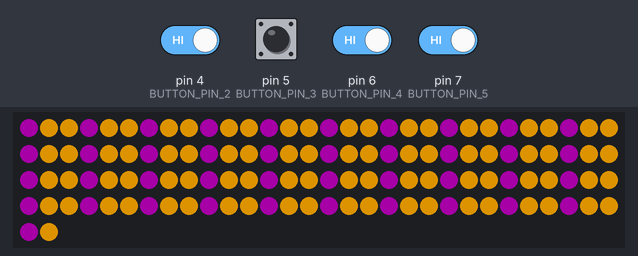
Bench run of a sketch on a simulated Arduino Uno, built with avr-gcc and run on an emulated ATmega328P. Shown: 122 RGB LEDs in strip order, left to right, continuing on the next row. The inputs (shaded band) are chosen by the test bench; at power-on: pin 4 (BUTTON_PIN_2), pin 5 (BUTTON_PIN_3), pin 6 (BUTTON_PIN_4), pin 7 (BUTTON_PIN_5) HIGH. Dim RGB values are drawn brighter than linear.

Above: at 13.1 s.
13.2 s: pin 4 (BUTTON_PIN_2) driven LOW and pin 7 (BUTTON_PIN_5) driven LOW
At 18.68 s:
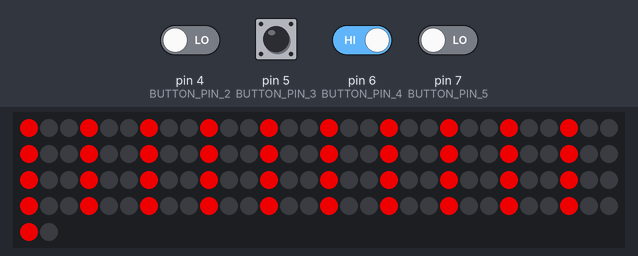
20.7 s: pin 7 (BUTTON_PIN_5) driven HIGH
At 24.88 s:
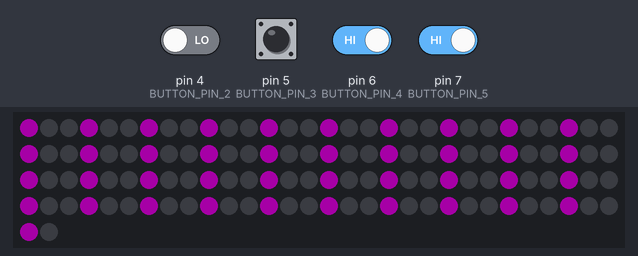
27.6 s: pin 6 (BUTTON_PIN_4) driven LOW and pin 7 (BUTTON_PIN_5) driven LOW
At 31.07 s:
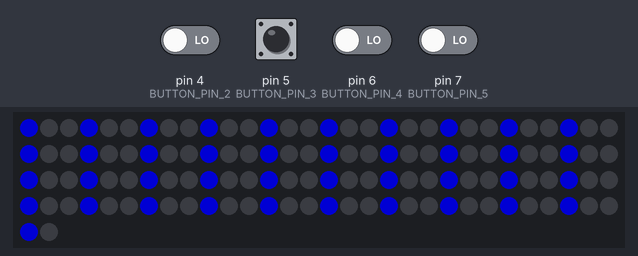
34.5 s: pin 6 (BUTTON_PIN_4) driven HIGH
At 37.47 s:
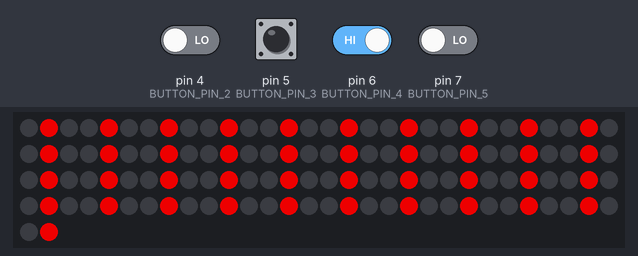
41.4 s: pin 5 (BUTTON_PIN_3) pulled LOW for 3 s
50.2 s: pin 6 (BUTTON_PIN_4) driven LOW
At 67.5 s:
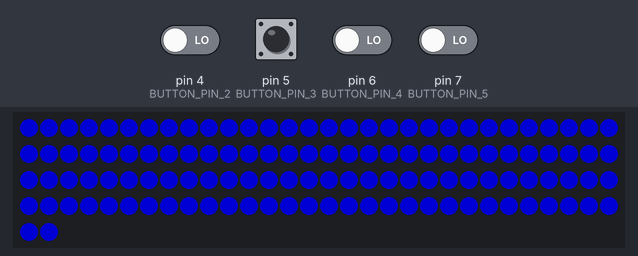

Measured:
- after the input at 13.2 s, the LEDs: first differ from a run without the input after 5.4 s (image 1)
- after the input at 20.7 s, the LEDs: first differ from a run without the input after 4.1 s (image 2)
- after the input at 27.6 s, the LEDs: first differ from a run without the input after 3.4 s (image 3)
- after the input at 34.5 s, the LEDs: first differ from a run without the input after 2.7 s (image 4 shows a later state)
- after the input at 50.2 s, the LEDs: first differ from a run without the input after 4.8 s (image 5 shows a later state)

The sketch:

impact_sketch_jk.ino
```cpp
#include <Adafruit_NeoPixel.h>

// Define the buttons and pin location
#define BUTTON_PIN_2 4
#define BUTTON_PIN_3 5
#define BUTTON_PIN_4 6
#define BUTTON_PIN_5 7

#define PIXEL_PIN 12  // Digital IO pin connected to the NeoPixels.

#define PIXEL_COUNT 122  // Number of LEDs in the Neopixel

// Parameter 1 = number of pixels in strip,  neopixel stick has 8
// Parameter 2 = pin number (most are valid)
// Parameter 3 = pixel type flags, add together as needed:
//   NEO_RGB     Pixels are wired for RGB bitstream
//   NEO_GRB     Pixels are wired for GRB bitstream, correct for neopixel stick
//   NEO_KHZ400  400 KHz bitstream (e.g. FLORA pixels)
//   NEO_KHZ800  800 KHz bitstream (e.g. High Density LED strip), correct for neopixel stick
Adafruit_NeoPixel strip1 = Adafruit_NeoPixel(PIXEL_COUNT, PIXEL_PIN, NEO_GRB + NEO_KHZ800);

// State variables and initial condition
int currentButton = 0;
unsigned long currentTime = 0;


int showType = 0;
int oneColorWipeSpeed = 40;
int twoColorWipeSpeed = 80;   // Delay in pixel color wipe, bigger == slower
int oneColorChaseSpeed = 200;
int twoColorChaseSpeed = 200;  // Delay in theater chase
int flashTime = 2000;     //ms duration for flash animation


void setup() {
  pinMode(BUTTON_PIN_2, INPUT_PULLUP);
  pinMode(BUTTON_PIN_3, INPUT_PULLUP);
  pinMode(BUTTON_PIN_4, INPUT_PULLUP);
  pinMode(BUTTON_PIN_5, INPUT_PULLUP);

  strip1.begin();
  strip1.show();  // Initialize all pixels to 'off'
}
void loop() {
  // Get current button state.
  if (digitalRead(BUTTON_PIN_2) == HIGH && currentButton != 2) {
    strip1.clear();
    currentButton = 2;
    currentTime = millis();
  }

  if (digitalRead(BUTTON_PIN_3) == HIGH && currentButton != 3) {
    strip1.clear();
    currentButton = 3;
    currentTime = millis();
  }

  if (digitalRead(BUTTON_PIN_4) == HIGH && currentButton != 4) {
    strip1.clear();
    currentButton = 4;
    currentTime = millis();
  }

  if (digitalRead(BUTTON_PIN_5) == HIGH && currentButton != 5) {
    strip1.clear();
    currentButton = 5;
    currentTime = millis();
  }

  // Check if button 2 state changed (button press).
  if (currentButton == 2) {
    if (currentTime + flashTime <= millis()) {
      twoColorChase(strip1.Color(0, 128, 0), strip1.Color(0, 0, 128));
    } else {
      oneColorChase(strip1.Color(0, 128, 0));  // Green
    }
  }
  // Check if button 3 state changed (button press).
  if (currentButton == 3) {
    if (currentTime + flashTime <= millis()) {
      oneColorWipe(strip1.Color(0, 0, 128));
    } else {
      oneColorChase(strip1.Color(0, 0, 128));  // Blue
    }
  }
  // Check if button 4 state changed (button press).
  if (currentButton == 4) {
    if (currentTime + flashTime <= millis()) {
      oneColorWipe(strip1.Color(200, 0, 0));
    } else {
      oneColorChase(strip1.Color(200, 0, 0));  // Red
    }
  }
  // Check if button 5 state changed (button press).
  if (currentButton == 5) {
    if (currentTime + flashTime <= millis()) {
      twoColorWipe(strip1.Color(40, 0, 40), strip1.Color(150, 100, 0));  // Purple and gold
    } else {
      twoColorChase(strip1.Color(40, 0, 40), strip1.Color(150, 100, 0));
    }
  }
}


// Fill the dots one after the other with a color
void oneColorWipe(uint32_t c) {
  for (uint16_t i = 0; i < strip1.numPixels(); i++) {
    strip1.setPixelColor(i, c);
    strip1.show();
    delay(oneColorWipeSpeed);
  }
}

// Fill the dots one after the other with a TWO colors
void twoColorWipe(uint32_t c1, uint32_t c2) {
  for (int i = 0; i < strip1.numPixels(); i = i + 2) {
    strip1.setPixelColor(i, c1);
    strip1.setPixelColor(i + 1, c2);
    strip1.show();
    delay(twoColorWipeSpeed);
  }
}

//Theatre-style crawling lights with one color
void oneColorChase(uint32_t c) {
  for (int j = 0; j < 10; j++) {  //do 10 cycles of chasing
    for (int q = 0; q < 3; q++) {
      for (int i = 0; i < strip1.numPixels(); i = i + 3) {
        strip1.setPixelColor(i + q, c);  //turn every third pixel on
      }
      strip1.show();

      delay(oneColorChaseSpeed);

      for (int i = 0; i < strip1.numPixels(); i = i + 3) {
        strip1.setPixelColor(i + q, 0);  //turn every third pixel off
      }
    }
  }
}

// Theatre-style crawling lights with TWO colors
void twoColorChase(uint32_t c1, uint32_t c2) {
  for (int j = 0; j < 10; j++) {  //do 10 cycles of chasing
    for (int q = 0; q < 3; q++) {
      for (int i = 0; i < strip1.numPixels(); i = i + 3) {
        strip1.setPixelColor(i + q, c1);  //turn every third pixel to color 1
      }
      strip1.show();

      delay(twoColorChaseSpeed);

      for (int i = 0; i < strip1.numPixels(); i = i + 3) {
        strip1.setPixelColor(i + q, c2);  //turn every third pixel to color 2
      }
    }
  }
}
```
